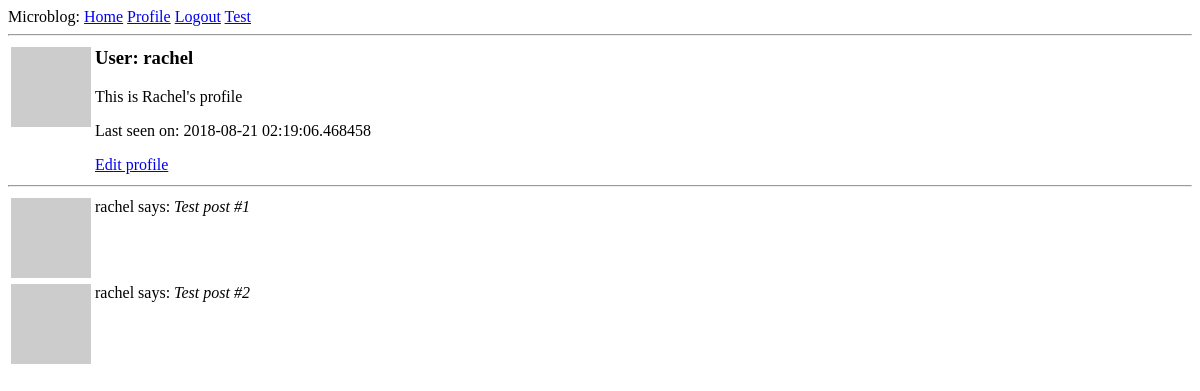
/user/rachel (signed in), run on an earlier commit of the app's database.
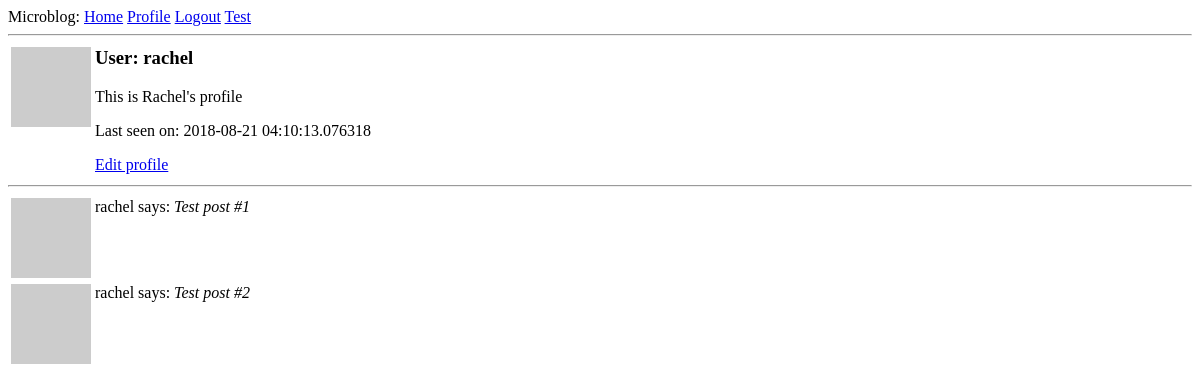
And on a later commit of the database.
### app/models.py (models this page shows, shortened)
class User(UserMixin, db.Model):
    id = db.Column(db.Integer, primary_key=True)
    username = db.Column(db.String(64), index=True, unique=True)
    email = db.Column(db.String(120), index=True, unique=True)
    pw_hash = db.Column(db.String(128))
    posts = db.relationship('Post', backref='author', lazy='dynamic')
    about_me = db.Column(db.String(140))
    datetime_joined = db.Column(db.DateTime, default=datetime.utcnow)
    datetime_last_seen = db.Column(db.DateTime, default=datetime.utcnow)
    def avatar(self, size):
        digest = md5(self.email.lower().encode('utf-8')).hexdigest()
        return 'https://www.gravatar.com/avatar/{}?d=identicon&s={}'.format(digest, size)

### app/routes.py (the view)
@application.route('/user/<username>')
@login_required
def user(username):
    user = User.query.filter_by(username=username).first_or_404()
    posts = [
        { 'author': user, 'body': 'Test post #1' },
        { 'author': user, 'body': 'Test post #2' }
    ]
    return render_template('user.html', user=user, posts=posts)

### app/models.py (called while the page is built)
@login.user_loader
def load_user(id):
    return User.query.get(int(id))

### app/routes.py (called while the page is built)
@application.before_request
def before_request():
    if current_user.is_authenticated:
        current_user.datetime_last_seen = datetime.utcnow()
        db.session.commit()

### app/templates/user.html (shortened to what this page needs)
{% extends "base.html" %}
{% block content %}
  <table>
    <tr valign="top">
      <td><img src="{{ user.avatar(64) }}"></td>
      <td>
        <h3>User: {{ user.username }}</h3>
        {% if user.about_me %}<p>{{ user.about_me }}</p>{% endif %}
        {% if user.datetime_last_seen %}<p>Last seen on: {{ user.datetime_last_seen }}</p>{% endif %}
        {% if user == current_user %}
        <p><a href="{{ url_for('edit_profile') }}">Edit profile</a></p>
        {% endif %}
      </td>
    </tr>
  </table>
  <hr>
  {% for post in posts %}
    {% include '_post.html' %}
  {% endfor %}
{% endblock %}

### app/templates/base.html (shortened to what this page needs)
<html>
  <head>
  </head>
  <body>
    <div>Microblog:
      <a href="{{ url_for('index') }}">Home</a>
      {% if current_user.is_anonymous %}
      <a href="{{ url_for('login') }}">Login</a>
      {% else %}
      <a href="{{ url_for('user', username=current_user.username) }}">Profile</a>
      <a href="{{ url_for('logout') }}">Logout</a>
      {% endif %}
      <a href="{{ url_for('test') }}">Test</a>
    </div>
    <hr>
    {% block content %}{% endblock %}
  </body>
<html>

### app/templates/_post.html
<table>
  <tr valign="top">
    <td><img src="{{ post.author.avatar(16) }}"></td>
    <td>{{ post.author.username }} says: <i>{{ post.body }}</i></td>
  </tr>
</table>

What changed in the data, as far as the page shows it:
changed User "rachel": datetime_last_seen "2018-08-21 02:19:06.468458" → "2018-08-21 04:10:13.076318"
